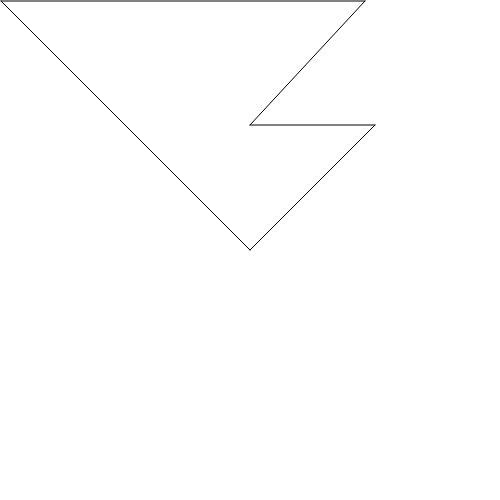
Frame 1 (no input)
Frame 60 (no input): identical to frame 1, image omitted
Frame 120 (the mouse pressed at the canvas centre since frame 60): identical to frame 1, image omitted

The p5.js sketch that drew this single still picture (run headless with seeded random() and noise() and a simulated clock; from frame 60 on, the mouse is pressed at the canvas centre):

// p5.js sketch
// ── sketch.js
function setup() {
  createCanvas (500,500);
}

function draw () {
  background(255);
  strokeJoin(BEVEL);
  stroke(0);
  line(1,1,250,250);
  stroke(0);
  line(250,250, 375, 125);
  stroke(0);
  line(375, 125, 250, 125);
  stroke(0);
  line(250,125,365, 1);
  stroke(0);
  line(365,1,1,1);
}
